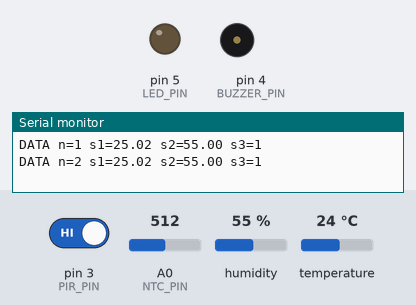
This sketch was run on a simulated Arduino Uno, built with avr-gcc and run on an emulated ATmega328P. Shown: output pins drawn as LEDs (lit = HIGH), buzzer (waves = sounding, pin HIGH), the last lines printed to the serial monitor. The test bench sets the inputs (shaded band); at power-on: humidity 55 %, pin 3 (PIR_PIN) HIGH, A0 (NTC_PIN) = 512, temperature 24 °C.

Above: at 2.8 s.
2.9 s: humidity set to 69 %
5.6 s: humidity set to 72 %
At 6.5 s:
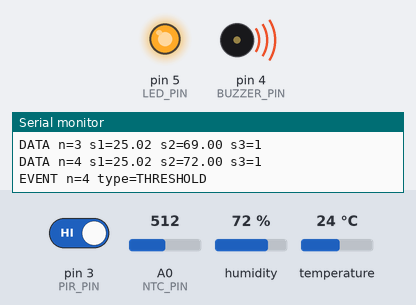
Timing chart, 0 to 8.6 s (numbered marks = the images above; inputs shaded):
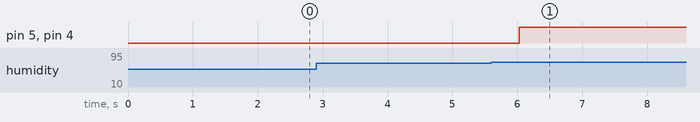

The sketch:

variant6.ino
```cpp
#include <DHT.h>
#define DHTPIN 2
#define DHTTYPE DHT22
#define PIR_PIN 3
#define BUZZER_PIN 4
#define LED_PIN 5
#define NTC_PIN A0
#define T_MS 2000
#define THRESHOLD_HUMIDITY 70.0
DHT dht(DHTPIN, DHTTYPE);
int n = 0;
bool thresholdActive = false;
void setup() {
  Serial.begin(9600);
  dht.begin();
  pinMode(PIR_PIN, INPUT);
  pinMode(BUZZER_PIN, OUTPUT);
  pinMode(LED_PIN, OUTPUT);
  digitalWrite(BUZZER_PIN, LOW);
  digitalWrite(LED_PIN, LOW);
}
double readNTC() {
  int raw = analogRead(NTC_PIN);
  return 0.0 + (50.0 - 0.0) * raw / 1023.0;
}
void loop() {
  n++;
  double s1 = readNTC();
  double s2 = dht.readHumidity();
  int s3 = digitalRead(PIR_PIN);
  if (isnan(s1)) s1 = 0.0;
  if (isnan(s2)) s2 = 0.0;
  Serial.print("DATA n=");
  Serial.print(n);
  Serial.print(" s1=");
  Serial.print(s1, 2);
  Serial.print(" s2=");
  Serial.print(s2, 2);
  Serial.print(" s3=");
  Serial.println(s3);
  if (s2 > THRESHOLD_HUMIDITY) {
    if (!thresholdActive) {
      digitalWrite(BUZZER_PIN, HIGH);
      digitalWrite(LED_PIN, HIGH);
      Serial.print("EVENT n=");
      Serial.print(n);
      Serial.println(" type=THRESHOLD");
      thresholdActive = true;
    }
  } else {
    if (thresholdActive) {
      digitalWrite(BUZZER_PIN, LOW);
      digitalWrite(LED_PIN, LOW);
      Serial.print("EVENT n=");
      Serial.print(n);
      Serial.println(" type=NORMAL");
      thresholdActive = false;
    }
  }
  delay(T_MS);
}
```

Measured:
- the behaviour switches between 70 and 71 % on humidity (found by bisection; images 0 and 1)
- after the input at 5.6 s, pin 5 (LED_PIN), pin 4 (BUZZER_PIN): LOW → HIGH after 0.43 s
